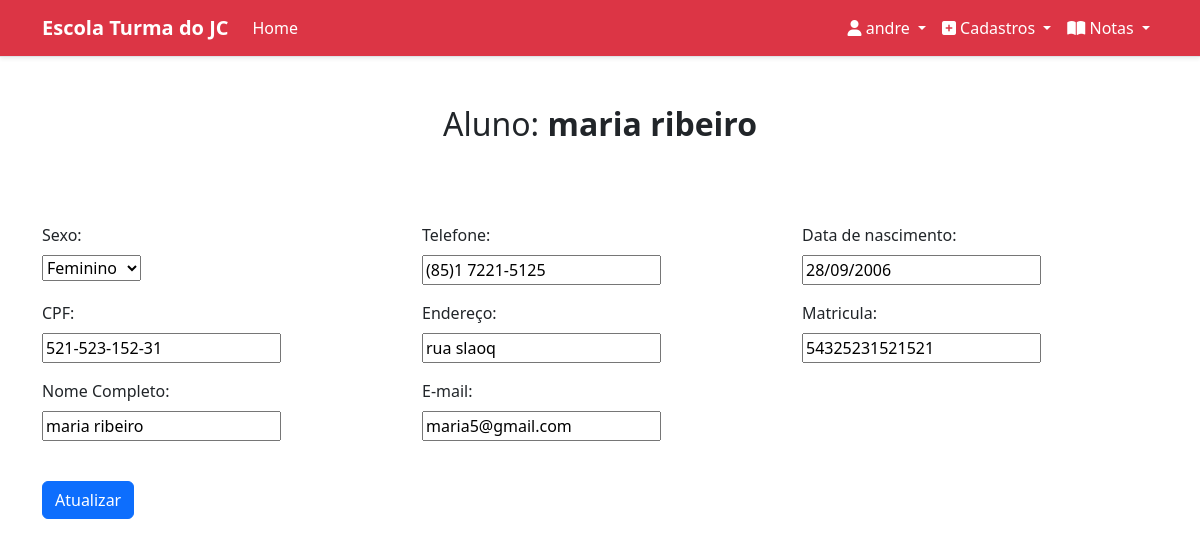
Page /cadastros/update_aluno/1 (signed in) on the committed database.
### login/models.py (models this page shows)
class Usuarios(models.Model):
    nome = models.CharField(max_length=30)
    email = models.EmailField()
    senha = models.CharField(max_length=64)
    class Meta:
        verbose_name = 'Usuário'
    def __str__(self):
        return self.nome

### cadastros/models.py (models this page shows, shortened)
class Aluno(models.Model):
    nome_completo = models.CharField(max_length=50, null=True)
    endereco = models.CharField(max_length=12, null=True)
    cpf = models.CharField(max_length=14, null=True, verbose_name='CPF')
    telefone = models.CharField(max_length=16, null=True)
    data_nascimento = models.DateField(blank = True, null = True)
    sexo_choices = (
        ('F', 'Feminino'),
        ('M', 'Masculino'),
    )
    sexo = models.CharField(max_length=1, default=None, choices=sexo_choices, blank=True, null=True)
    email = models.EmailField()
    matricula = models.CharField(max_length=15, blank=True, null=True, unique=True)
    idade = models.IntegerField(blank=True, null=True)
    def __str__(self):
        return self.nome_completo

### cadastros/views.py (the view)
# urls.py: path('update_aluno/<int:id>', views.update_aluno, name='update_aluno')
def update_aluno(request, id):
    usuario = Usuarios.objects.get(id=request.session['usuario'])
    aluno = Aluno.objects.get(id=id)
    if request.method == 'POST':
        form = RegisterForm(request.POST, instance=aluno)
        if form.is_valid():
            form.save()
            messages.success(request, 'Dados atualizados com sucesso')
            return redirect('update_aluno', id=id)
    else:
        form = RegisterForm(instance=aluno)
    return render(request, 'update/update_aluno.html', {
        'aluno': aluno,
        'form': form,
        'usuario_logado': request.session.get('usuario'),
        'usuario_id': usuario,
    })

### cadastros/templates/update/update_aluno.html (shortened to what this page needs)
{% extends "home.html" %}
{% block conteudo %}
<body>
{% include "partials/nav.html" %}
<div class="container mt-5">
    <h2 style="text-align: center;">Aluno: <strong>{{aluno}}</strong></h2><br><br>
    <form method="POST" action="{% url 'update_aluno' aluno.id %}">
        <br>
        <div class="row">
        {% for field in form %}
            <div class="col-md-4 mb-3">
                <label for="{{ field.id_for_label }}" class="form-label">{{ field.label }}</label>
                <div class="input-group">
                    {{ field }}
                </div>
            </div>
            {% endfor %}
        </div><br>
        <button type="submit" class="btn btn-primary">Atualizar</button>
    </form>
</div>
</body>
{% endblock%}

### cadastros/templates/partials/nav.html (shortened to what this page needs)
<nav class="navbar navbar-expand-lg navbar-dark bg-danger border-bottom shadow-sm mb-3">
    <div class="container">
        <a class="navbar-brand" href="{% url 'home' %}">
            <strong>Escola Turma do JC</strong>
        </a>
        <div class="collapse navbar-collapse" id="navbarSupportedContent">
            <ul class="navbar-nav me-auto mb-2 mb-lg-0">
                <li class="nav-item">
                    <a href="#" class="nav-link text-white">Home</a>
                </li>
            </ul>
            <ul class="navbar-nav">
                {% if usuario_logado %}
                <li class="nav-item dropdown">
                    <a class="nav-link dropdown-toggle text-white" id="navbarDropdownMenuLink" role="button" data-bs-toggle="dropdown" aria-expanded="false">
                        <i class="fa fa-user" aria-hidden="true"></i> {{ usuario_id }}
                    </a>
                </li>
                <li class="nav-item dropdown">
                    <a class="nav-link dropdown-toggle text-white" id="navbarCadastros" role="button" data-bs-toggle="dropdown" aria-expanded="false">
                        <i class="fa fa-plus-square" aria-hidden="true"></i> Cadastros
                    </a>
                </li>
                <li class="nav-item dropdown">
                    <a class="nav-link dropdown-toggle text-white" id="navbarCadastros" role="button" data-bs-toggle="dropdown" aria-expanded="false">
                        <i class="fa fa-book-open" aria-hidden="true"></i> Notas
                    </a>
                </li>
                {% endif %}
            </ul>
        </div>
    </div>
</nav>

### rows in the picture
Usuarios: nome "andre"
Aluno: nome_completo "maria ribeiro", form "Feminino" "(85)1 7221-5125" "28/09/2006" "521-523-152-31" "rua slaoq" "54325231521521" "maria ribeiro" "maria5@gmail.com"

### other values in the picture
{{ field.label }} "Sexo:" "Telefone:" "Data de nascimento:" "CPF:" "Endereço:" "Matricula:" "Nome Completo:" "E-mail:"
